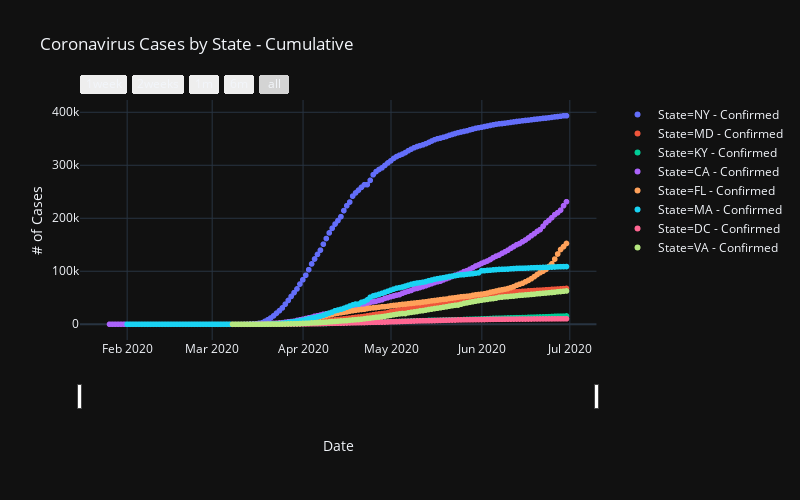

The cell this chart's notebook holds for it:
### Code cell
## Using Function
pfig = plot_states(df,['NY','MD','KY','CA','FL','MA','DC','VA'],
                  plot_cols=['Confirmed'],plot_scatter=True)#,new_only=True)#,df_only=True)
pfig

### Figure 1 — Plotly figure (JSON) as saved in the notebook; plotly's stock layout.template omitted (floating-point values rounded to 4 significant figures; data arrays with more than 128 entries replaced by an {"elided": "..."} marker saying what was removed)
{"data": [{"hoverlabel": {"namelength": 0}, "hovertemplate": "State=NY - Confirmed<br>Date=%{x}<br># of Cases=%{y}", "legendgroup": "State=NY - Confirmed", "marker": {"color": "#636efa", "symbol": "circle"}, "mode": "markers", "name": "State=NY - Confirmed", "showlegend": true, "type": "scattergl", "x": {"elided": "157 str values"}, "xaxis": "x", "y": {"elided": "157 int values"}, "yaxis": "y"}, {"hoverlabel": {"namelength": 0}, "hovertemplate": "State=MD - Confirmed<br>Date=%{x}<br># of Cases=%{y}", "legendgroup": "State=MD - Confirmed", "marker": {"color": "#EF553B", "symbol": "circle"}, "mode": "markers", "name": "State=MD - Confirmed", "showlegend": true, "type": "scattergl", "x": {"elided": "157 str values"}, "xaxis": "x", "y": {"elided": "157 int values"}, "yaxis": "y"}, {"hoverlabel": {"namelength": 0}, "hovertemplate": "State=KY - Confirmed<br>Date=%{x}<br># of Cases=%{y}", "legendgroup": "State=KY - Confirmed", "marker": {"color": "#00cc96", "symbol": "circle"}, "mode": "markers", "name": "State=KY - Confirmed", "showlegend": true, "type": "scattergl", "x": {"elided": "157 str values"}, "xaxis": "x", "y": {"elided": "157 int values"}, "yaxis": "y"}, {"hoverlabel": {"namelength": 0}, "hovertemplate": "State=CA - Confirmed<br>Date=%{x}<br># of Cases=%{y}", "legendgroup": "State=CA - Confirmed", "marker": {"color": "#ab63fa", "symbol": "circle"}, "mode": "markers", "name": "State=CA - Confirmed", "showlegend": true, "type": "scattergl", "x": {"elided": "157 str values"}, "xaxis": "x", "y": {"elided": "157 int values"}, "yaxis": "y"}, {"hoverlabel": {"namelength": 0}, "hovertemplate": "State=FL - Confirmed<br>Date=%{x}<br># of Cases=%{y}", "legendgroup": "State=FL - Confirmed", "marker": {"color": "#FFA15A", "symbol": "circle"}, "mode": "markers", "name": "State=FL - Confirmed", "showlegend": true, "type": "scattergl", "x": {"elided": "157 str values"}, "xaxis": "x", "y": {"elided": "157 int values"}, "yaxis": "y"}, {"hoverlabel": {"namelength": 0}, "hovertemplate": "State=MA - Confirmed<br>Date=%{x}<br># of Cases=%{y}", "legendgroup": "State=MA - Confirmed", "marker": {"color": "#19d3f3", "symbol": "circle"}, "mode": "markers", "name": "State=MA - Confirmed", "showlegend": true, "type": "scattergl", "x": {"elided": "157 str values"}, "xaxis": "x", "y": {"elided": "157 int values"}, "yaxis": "y"}, {"hoverlabel": {"namelength": 0}, "hovertemplate": "State=DC - Confirmed<br>Date=%{x}<br># of Cases=%{y}", "legendgroup": "State=DC - Confirmed", "marker": {"color": "#FF6692", "symbol": "circle"}, "mode": "markers", "name": "State=DC - Confirmed", "showlegend": true, "type": "scattergl", "x": {"elided": "157 str values"}, "xaxis": "x", "y": {"elided": "157 int values"}, "yaxis": "y"}, {"hoverlabel": {"namelength": 0}, "hovertemplate": "State=VA - Confirmed<br>Date=%{x}<br># of Cases=%{y}", "legendgroup": "State=VA - Confirmed", "marker": {"color": "#B6E880", "symbol": "circle"}, "mode": "markers", "name": "State=VA - Confirmed", "showlegend": true, "type": "scattergl", "x": {"elided": "157 str values"}, "xaxis": "x", "y": {"elided": "157 int values"}, "yaxis": "y"}], "layout": {"height": 500, "legend": {"tracegroupgap": 0}, "title": {"text": "Coronavirus Cases by State - Cumulative"}, "width": 800, "xaxis": {"anchor": "y", "domain": [0, 0.98], "rangeselector": {"buttons": [{"count": 7, "label": "1week", "step": "day", "stepmode": "backward"}, {"count": 14, "label": "2weeks", "step": "day", "stepmode": "backward"}, {"count": 1, "label": "1m", "step": "month", "stepmode": "backward"}, {"count": 6, "label": "6m", "step": "month", "stepmode": "backward"}, {"step": "all"}]}, "rangeslider": {"visible": true}, "title": {"text": "Date"}, "type": "date"}, "yaxis": {"anchor": "x", "domain": [0, 1], "title": {"text": "# of Cases"}}}}
